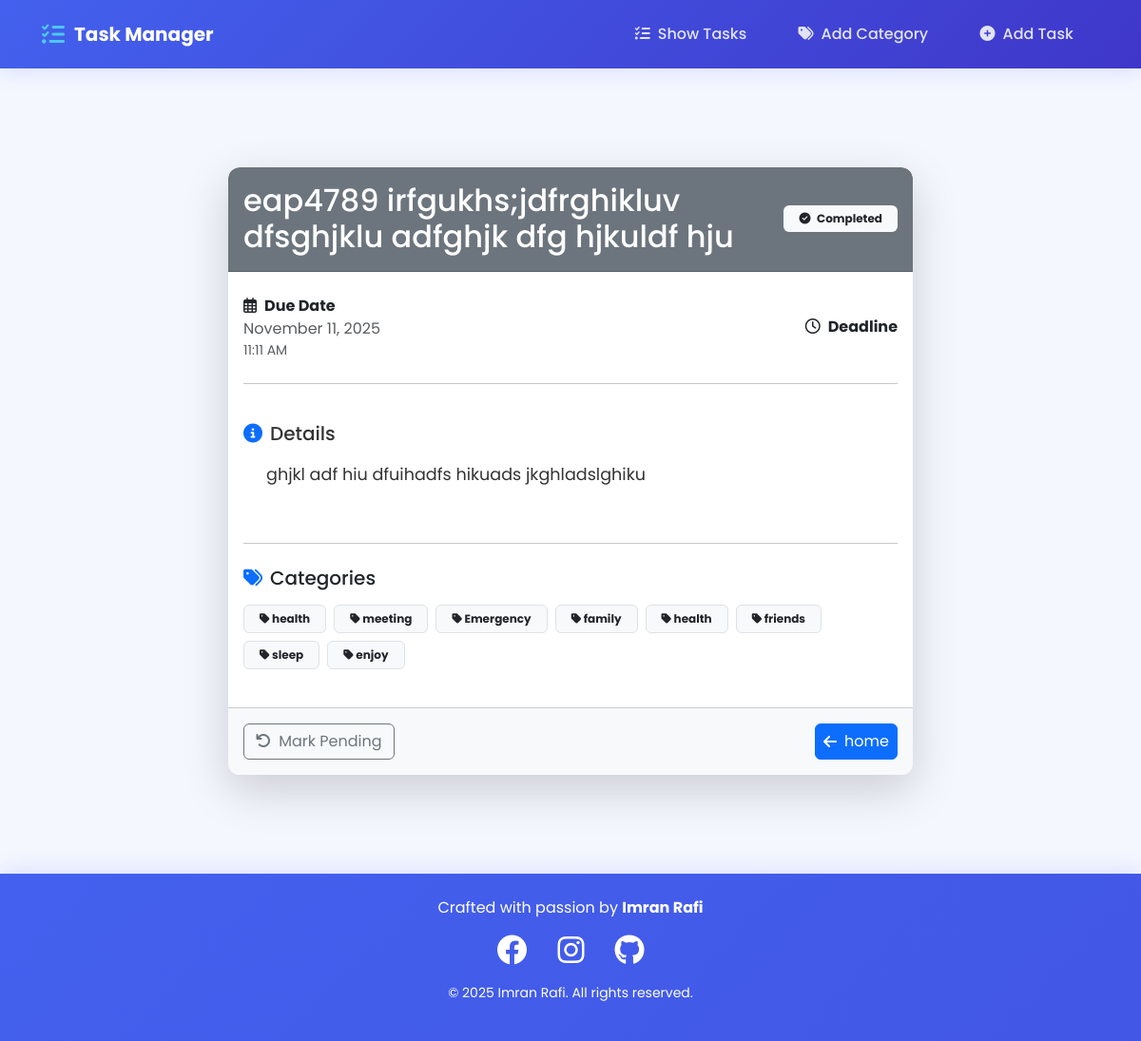
/add-task/task/7/, run on an earlier commit of the app's database.
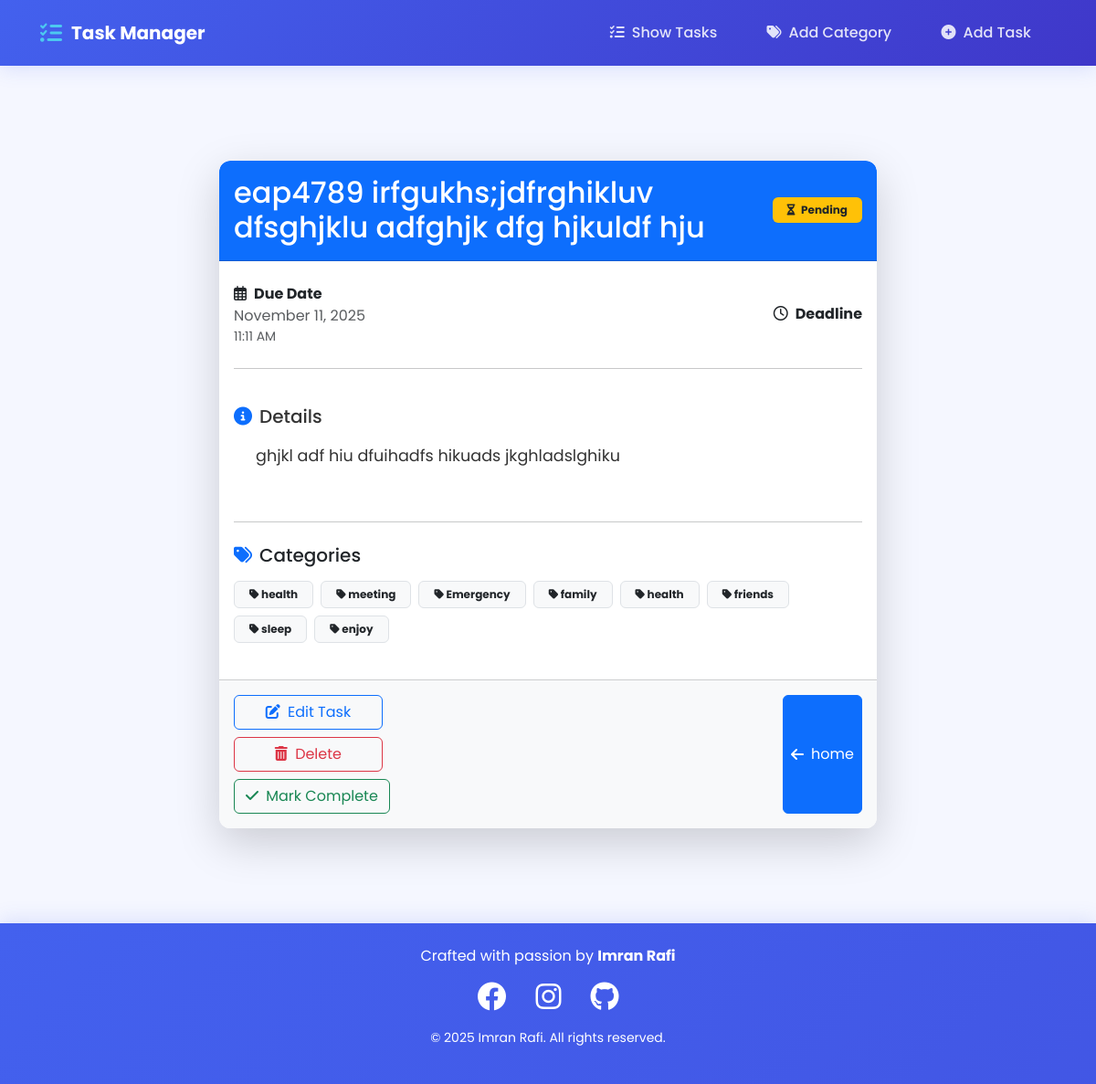
And on a later commit of the database.
### Add_task/models.py (models this page shows, shortened)
class Task(models.Model):
    title = models.CharField(max_length=100)
    details = models.TextField(blank=True)
    due_date = models.DateField()
    due_time = models.TimeField()
    is_completed = models.BooleanField(default=False)
    category = models.ManyToManyField(Category)

### Add_task/views.py (the view)
# urls.py: path('task/<int:task_id>/', views.task_details, name='task_details'),
def task_details(request, task_id):
    task = get_object_or_404(Task, id=task_id)
    return render(request, 'task_details.html', {'task': task})

### Add_task/templates/task_details.html (shortened to what the changed rows need)
{% extends 'base.html' %}
{% block content %}
<div class="container my-5">
    <div class="row justify-content-center">
        <div class="col-lg-8">
            <div class="card border-0 shadow-lg">
                <div class="card-header {% if task.is_completed %}bg-secondary{% else %}bg-primary{% endif %} text-white py-3">
                    <div class="d-flex justify-content-between align-items-center">
                        <h1 class="h2 mb-0">{{ task.title }}</h1>
                        <span class="badge {% if task.is_completed %}bg-light text-dark{% else %}bg-warning text-dark{% endif %} py-2 px-3">
                            {% if task.is_completed %}
                                <i class="fas fa-check-circle me-1"></i> Completed
                            {% else %}
                                <i class="fas fa-hourglass-half me-1"></i> Pending
                            {% endif %}
                        </span>
                    </div>
                </div>
                <div class="card-footer bg-light py-3">
                    <div class="d-flex justify-content-between">
                        <div class="d-grid gap-2">
                            {% if not task.is_completed %}
                                <a href="{% url 'edit_task' task.id %}" class="btn btn-outline-primary me-2">
                                    <i class="fas fa-edit me-1"></i> Edit Task
                                </a>
                                <a href="{% url 'delete_task' task.id %}" class="btn btn-outline-danger me-2">
                                    <i class="fas fa-trash-alt me-1"></i> Delete
                                </a>
                            {% endif %}
                            <form method="post" action="{% url 'complete_task' task.id %}" class="d-inline">
                                <button type="submit" class="btn {% if task.is_completed %}btn-outline-secondary{% else %}btn-outline-success{% endif %}">
                                    <i class="fas {% if task.is_completed %}fa-undo{% else %}fa-check{% endif %} me-1"></i>
                                    {% if task.is_completed %}Mark Pending{% else %}Mark Complete{% endif %}
                                </button>
                            </form>
                        </div>
                    </div>
                </div>
            </div>
        </div>
    </div>
</div>
{% endblock %}

What changed in the data, as far as the page shows it:
changed Task "eap4789 irfgukhs;jdfrghikluv dfsghjklu adfghjk dfg hjkuldf hju": is_completed True → False (drawn)
Also different on the page:
text no longer shown: "Completed Mark Pending"
text now shown: "Pending Edit Task Delete Mark Complete"
